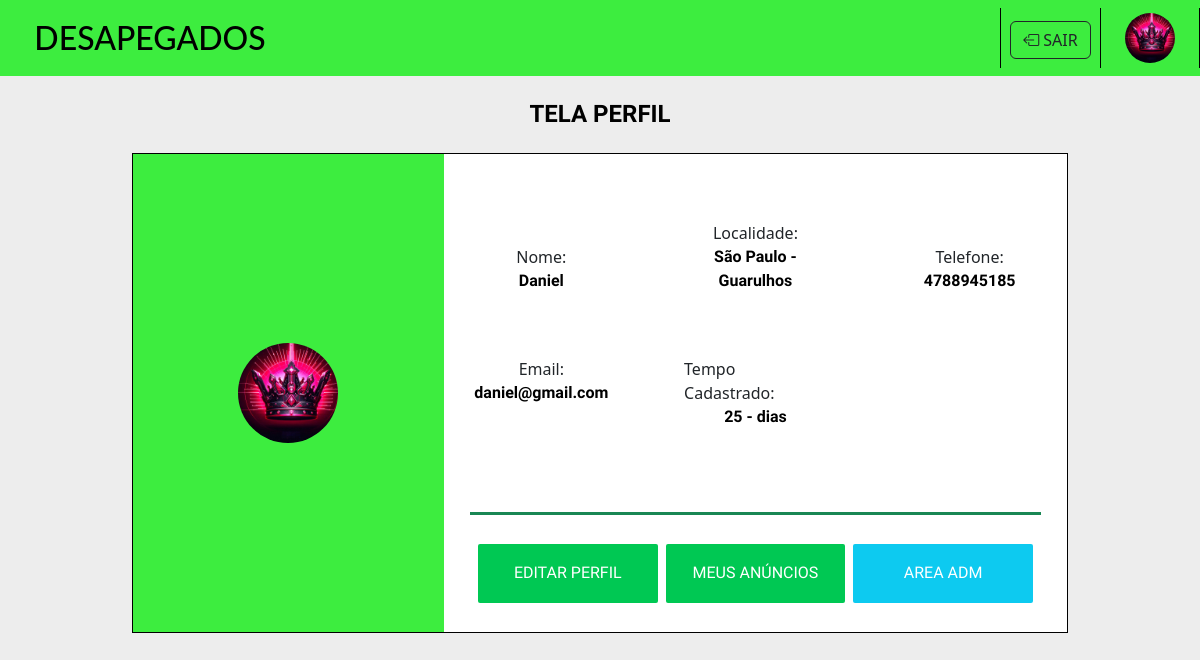
Before: /pages/pagesPerfil/perfilUsuario.php (signed in) with the older database file.
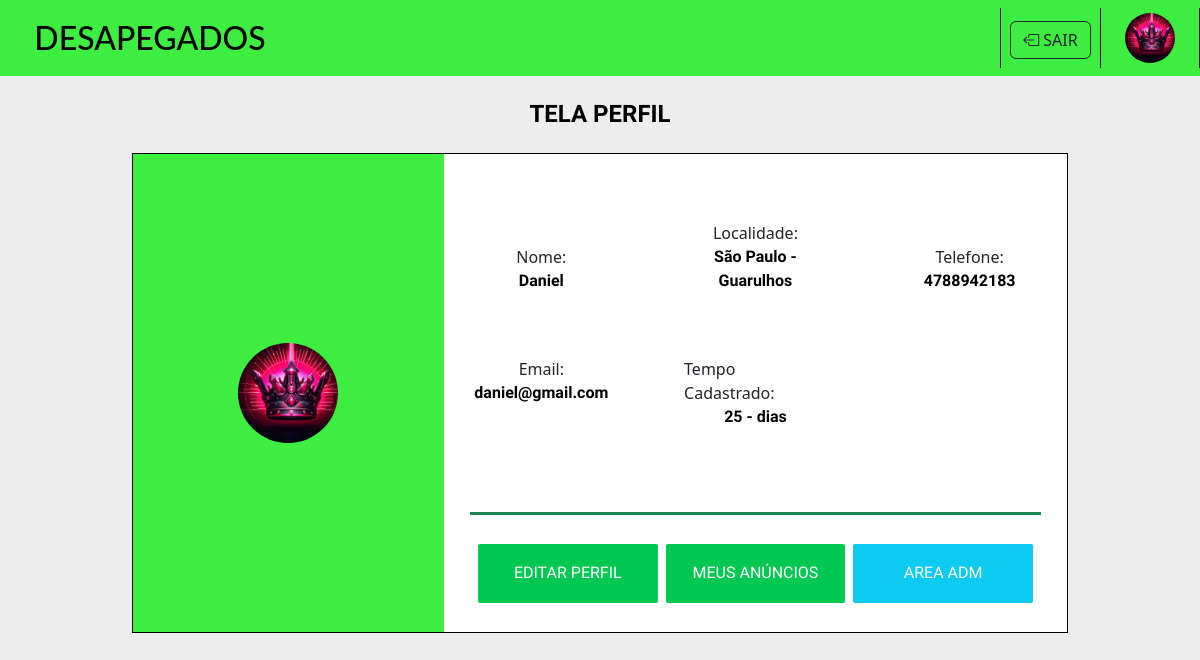
After: the same page with the newer database file.
### tables this page shows
CREATE TABLE `usuarios` (
  `id_usuario` int(11) UNSIGNED ZEROFILL NOT NULL COMMENT 'id do usuario',
  `nome_usuario` varchar(255) DEFAULT NULL COMMENT 'nome do usuario',
  `telefone_usuario` varchar(15) DEFAULT NULL COMMENT 'telefone do usuario',
  `senha_usuario` varchar(255) DEFAULT NULL COMMENT 'senha do usuário',
  `email_usuario` varchar(100) DEFAULT NULL COMMENT 'email do usuario',
  `estado_usuario` varchar(50) DEFAULT NULL COMMENT 'estado do usuario',
  `cidade_usuario` varchar(50) DEFAULT NULL COMMENT 'cidade do usuario',
  `data_cadastro` date DEFAULT NULL COMMENT 'tempo de cadastro do usuario',
  `nivel_usuario` tinyint(1) DEFAULT NULL COMMENT 'nivel de cadastro do  usuario cadastrado',
  `foto_usuario` varchar(21844) DEFAULT NULL
);

### config/consultasGerais.php (called while the page is built, shortened)
<?php
function carregarDadosUsuario($conn) {
    $id_usuario = $_SESSION['id_usuario'];
    $stmt = $conn->prepare("SELECT id_usuario, nome_usuario, telefone_usuario, email_usuario, senha_usuario, data_cadastro, estado_usuario, cidade_usuario, nivel_usuario, foto_usuario FROM usuarios WHERE id_usuario = ?");
    $stmt->bind_param("s", $id_usuario);
    $stmt->execute();
    $result = $stmt->get_result();
    if ($result->num_rows > 0) {
        $row = $result->fetch_assoc();
        return $row;
    } else {
        return null;
    }
}
?>

### pages/pagesPerfil/perfilUsuario.php (the view, shortened to what the changed rows need)
<?php
require '../../config/conexao.php';
require '../../config/consultasGerais.php';
if((isset($_GET['logado']) && $_GET['logado'] == 1) || isset($_SESSION['id_usuario'])){
  $dadosUsuario = carregarDadosUsuario($conn);
  $dataCadastro    = new DateTime($dadosUsuario['data_cadastro']);
  $dataAtual       = new DateTime();
  $intervalo       = $dataCadastro->diff($dataAtual);
  if($intervalo->d == 1){
    $tempoCadastrado = $intervalo->d.' - dia';
  }else{
    $tempoCadastrado = $intervalo->d.' - dias';
  }
}
?>
<!doctype html>
<html lang="PT-BR">
  <head>
    <link href="https://cdn.jsdelivr.net/npm/bootstrap@5.3.1/dist/css/bootstrap.min.css" rel="stylesheet">
    <link rel="stylesheet" href="https://cdnjs.cloudflare.com/ajax/libs/font-awesome/4.7.0/css/font-awesome.min.css">
    <link rel="stylesheet" href="https://cdnjs.cloudflare.com/ajax/libs/bootstrap-datepicker/1.9.0/css/bootstrap-datepicker.min.css">
    <link rel="stylesheet" href="https://cdn.jsdelivr.net/npm/bootstrap-icons@1.11.3/font/bootstrap-icons.min.css">
    <link rel="stylesheet" href="../../assets/styles/pagesPerfil/perfilUsuario.css">
    <link rel="stylesheet" href="../../assets/styles/headerLogado.css">
    <link rel="stylesheet" href="../../assets/styles/headerDeslogado.css">
  </head>
  <header>
  <?php
    if(isset($_SESSION['id_usuario']) && $_SESSION['id_usuario'] != ""){
      include_once '../../components/headerLogado.php';
    }else{
      include_once '../../components/headerDeslogado.php';
    }
  ?>
  </header>
  <body>
    <section class="section m-0 p-4 d-flex justify-content-center align-items-center col-sm-12 d-flex flex-column">
      <div class="container col-sm-10 mt-3 d-flex flex-row" style="height: 480px">
        <div class="containerDireita col-sm-8 d-flex flex-column h-100 justify-content-center align-items-center">
          <div class="containerInformacoesUsuario col-sm-11 d-flex justify-content-between align-items-center" style="height: 75%">
            <div class="coluna col-sm-3 d-flex flex-column">
                <div class="Nome">
                  <div class="label d-flex justify-content-center align-items-center"><label class="fs-8" for="tituloProduto">Nome:</label></div>
                  <p class="text-center"><?php echo $dadosUsuario["nome_usuario"] ?></p>
                </div>
                <div class="Email mt-5">
                  <div class="label d-flex justify-content-center align-items-center"><label class="fs-8" for="tituloProduto">Email:</label></div>
                  <p class="text-center"><?php echo $dadosUsuario["email_usuario"] ?></p>
                </div>
            </div>
            <div class="coluna col-sm-3 d-flex flex-column">
                <div class="Localidade">
                  <div class="label d-flex justify-content-center align-items-center"><label class="fs-8" for="tituloProduto">Localidade:</label></div>
                  <p class="text-center"><?php echo $dadosUsuario["estado_usuario"] ?> - <?php echo $dadosUsuario["cidade_usuario"] ?></p>
                </div>
                <div class="tempoCadastrado mt-5">
                  <div class="label d-flex justify-content-center align-items-center"><label class="fs-8" for="tituloProduto">Tempo Cadastrado:</label></div>
                  <p class="text-center"><?php echo $tempoCadastrado ?></p>
                </div>
            </div>
            <div class="coluna col-sm-3 d-flex flex-column" style="height: 176px">
                <div class="telefone">
                  <div class="label d-flex justify-content-center align-items-center"><label class="fs-8" for="tituloProduto">Telefone:</label></div>
                  <p class="text-center"><?php echo $dadosUsuario["telefone_usuario"] ?></p>
                </div>
            </div>
          </div>
        </div>
      </div>
    </section>
  </body>
</html>

Changed rows visible on the page:
changed usuarios "Daniel": telefone_usuario "4788945185" → "4788942183"
